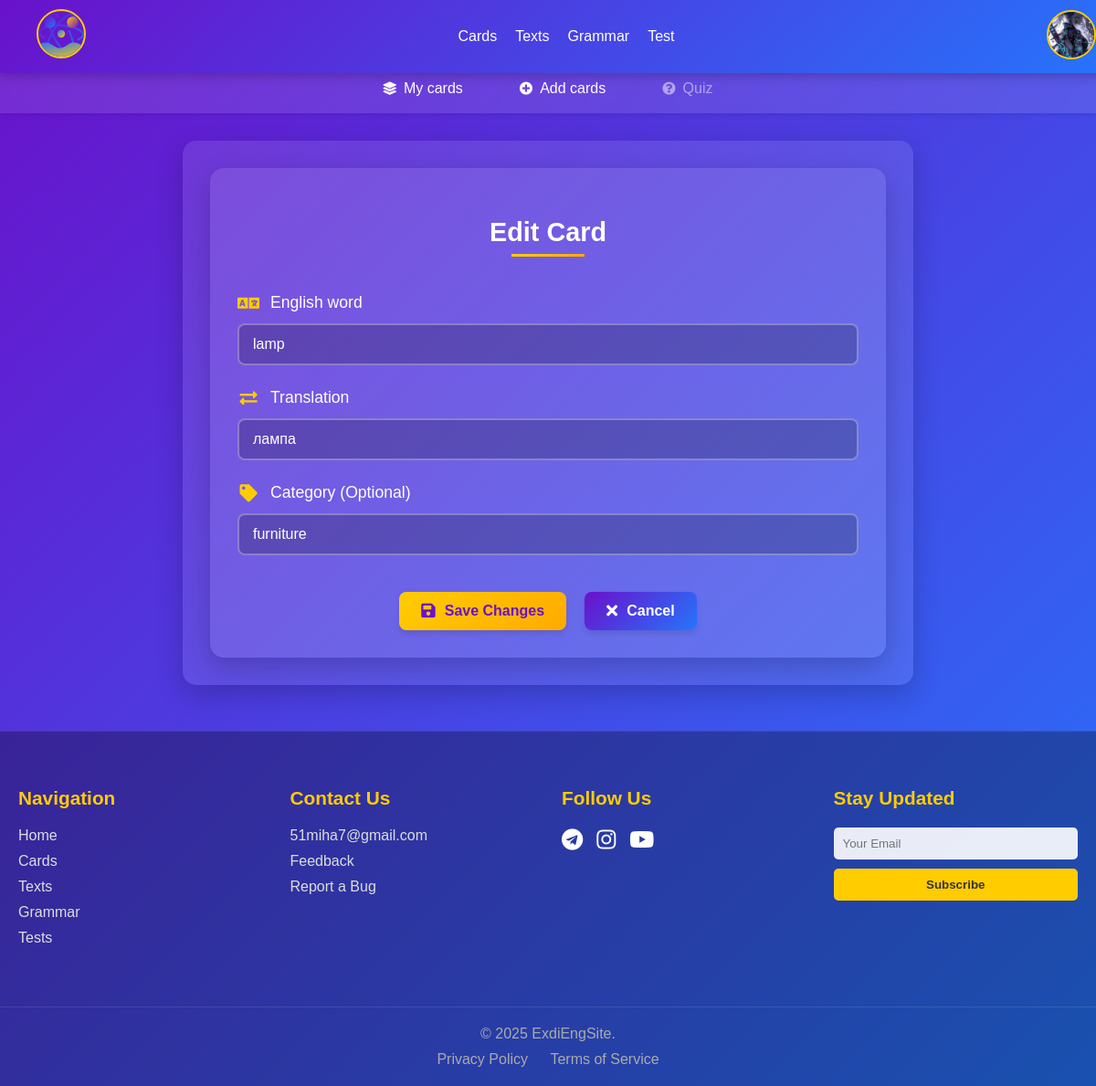
/cards/edit-card/17/ (signed in), run on the app's committed database.
### mainpage/models.py (models this page shows, shortened)
class CustomUser(AbstractBaseUser, PermissionsMixin):
    username = models.CharField(max_length=150, unique=True, db_index=True, null=False)
    email = models.EmailField(unique=True, null=False)
    first_name = models.CharField(max_length=30, blank=True, null=True)
    last_name = models.CharField(max_length=150, blank=True, null=True)
    is_active = models.BooleanField(default=True)
    is_staff = models.BooleanField(default=False)
    date_joined = models.DateTimeField(default=timezone.now)
    last_login = models.DateTimeField(null=True, blank=True)
    groups = models.ManyToManyField(
        Group,
        verbose_name='groups',
        blank=True,
        help_text='The groups this user belongs to.',
        related_name='customuser_set',
        related_query_name='customuser',
    )
    user_permissions = models.ManyToManyField(
        Permission,
        verbose_name='user permissions',
        blank=True,
        help_text='Specific permissions for this user.',
        related_name='customuser_set',
        related_query_name='customuser',
    )
    objects = CustomUserManager()
    USERNAME_FIELD = 'username'
    REQUIRED_FIELDS = ['email']

### profilepage/models.py (models this page shows, shortened)
class Profile(models.Model):
    user = models.OneToOneField(settings.AUTH_USER_MODEL, on_delete=models.CASCADE, related_name='profile')
    username = models.CharField(max_length=150, verbose_name='Username')
    email = models.EmailField(verbose_name='Email')
    first_name = models.CharField(max_length=30, verbose_name='First Name')
    last_name = models.CharField(max_length=150, verbose_name='Last Name')
    words_learned = models.PositiveIntegerField(default=0, verbose_name='Words Learned')
    texts_read = models.PositiveIntegerField(default=0, verbose_name='Texts Read')
    tests_completed = models.PositiveIntegerField(default=0, verbose_name='Tests Completed')
    streak = models.PositiveIntegerField(default=0, verbose_name='Current Streak')
    friends_count = models.PositiveIntegerField(default=0, verbose_name='Friends Count')
    followers_count = models.PositiveIntegerField(default=0, verbose_name='Followers Count')
    avatar = models.ImageField(
        upload_to=avatar_upload_path,
        default='avatars/default_user.png',
        verbose_name='Avatar'
    )
    birth_date = models.DateField(null=True, blank=True, verbose_name='Birth Date')
    study_start_date = models.DateField(auto_now_add=True, verbose_name='Study Start Date', blank=True)
    hide_first_name = models.BooleanField(default=False, verbose_name='Hide First Name')
    hide_last_name = models.BooleanField(default=False, verbose_name='Hide Last Name')
    hide_birth_date = models.BooleanField(default=False, verbose_name='Hide Birth Date')
    bio = models.TextField(max_length=500, blank=True, verbose_name='Biography')
    website = models.URLField(blank=True, verbose_name='Website')
    location = models.CharField(max_length=100, blank=True, verbose_name='Location')

### cardspage/models.py (models this page shows, shortened)
class Card(models.Model):
    user = models.ForeignKey(CustomUser, on_delete=models.CASCADE)
    user_card_id = models.PositiveIntegerField(default=0)
    english_word = models.CharField(max_length=100)
    native_translation = models.CharField(max_length=100)
    category = models.CharField(max_length=50, blank=True, null=True)
    created_at = models.DateTimeField(auto_now_add=True)
    class Meta:
        unique_together = ('user', 'user_card_id')

### cardspage/views.py (the view)
# urls.py: path('edit-card/<int:user_card_id>/', views.edit_card, name='edit_card'),
@login_required
def edit_card(request, user_card_id):
    card = get_object_or_404(Card, user=request.user, user_card_id=user_card_id)
    if request.method == 'POST':
        form = CardForm(request.POST, instance=card)
        if form.is_valid():
            form.save()
            return redirect('my_cards')
    else:
        form = CardForm(instance=card)
    return render(request, 'cardspage/edit_card.html', {
        'form': form,
        'card': card
    })

### cardspage/forms.py
class CardForm(forms.ModelForm):
    class Meta:
        model = Card
        fields = ['english_word', 'native_translation', 'category']
        widgets = {
            'english_word': forms.TextInput(attrs={
                'placeholder': 'For example: apple'
            }),
            'native_translation': forms.TextInput(attrs={
                'placeholder': 'For example: яблоко'
            }),
            'category': forms.TextInput(attrs={
                'placeholder': 'For example: fruits'
            })
        }

### cardspage/templates/cardspage/edit_card.html (shortened to what this page needs)
{% extends 'cardspage/cards_base.html' %}
{% load static %}
{% block extra_css %}
<link rel="stylesheet" href="{% static 'style/navbar.css' %}">
    <link rel="stylesheet" href="{% static 'style/cards.css' %}">
    <link rel="stylesheet" href="{% static 'style/edit_cards.css' %}">
    <link rel="stylesheet" href="https://cdnjs.cloudflare.com/ajax/libs/font-awesome/5.15.4/css/all.min.css">
{% endblock %}
{% block content %}
{% include 'mainpage/navbar.html' %}
<div class="secondary-navbar">
    <div class="secondary-nav-container">
        <a href="{% url 'my_cards' %}" class="secondary-nav-link">
            <i class="fas fa-layer-group"></i> My cards
        </a>
        <a href="{% url 'add_cards' %}" class="secondary-nav-link">
            <i class="fas fa-plus-circle"></i> Add cards
        </a>
        <a href="#" class="secondary-nav-link disabled">
            <i class="fas fa-question-circle"></i> Quiz
        </a>
    </div>
</div>
<div class="main-container">
    <div class="cards-content-wrapper">
        <h2 class="section-title">Edit Card</h2>
        <form method="post" class="card-form">
            <div class="form-group">
                <label for="id_english_word">
                    <i class="fas fa-language"></i> English word
                </label>
                {{ form.english_word }}
            </div>
            <div class="form-group">
                <label for="id_native_translation">
                    <i class="fas fa-exchange-alt"></i> Translation
                </label>
                {{ form.native_translation }}
            </div>
            <div class="form-group">
                <label for="id_category">
                    <i class="fas fa-tag"></i> Category (Optional)
                </label>
                {{ form.category }}
            </div>
            <div class="form-actions">
                <button type="submit" class="cta-button primary">
                    <i class="fas fa-save"></i> Save Changes
                </button>
                <a href="{% url 'my_cards' %}" class="cta-button secondary">
                    <i class="fas fa-times"></i> Cancel
                </a>
            </div>
        </form>
    </div>
</div>
{% include 'mainpage/footer.html' %}
{% endblock %}

### mainpage/templates/mainpage/navbar.html (shortened to what this page needs)
{% load static %}
<nav class="navbar">
    <div class="navbar-container">
        <div class="navbar-logo">
            <a href="{% url 'home' %}"><img src="{% static 'favicon/logo.svg' %}" id="logo-img"></a>
        </div>
        <div class="navbar-links">
            <a href="{% url 'my_cards' %}" class="navbar-link">Cards</a>
            <a href="#" class="navbar-link">Texts</a>
            <a href="#" class="navbar-link">Grammar</a>
            <a href="#" class="navbar-link">Test</a>
        </div>
        <div class="navbar-auth">
            {% if user.is_authenticated %}
                <div class="avatar-dropdown" id="avatarDropdown">
                    <img src="{{ user.profile.avatar.url }}" alt="User Avatar" class="avatar-img" id="avatar-img">
                </div>
            {% else %}
                <div class="navbar-auth-buttons">
                    <a href="{% url 'login' %}" class="navbar-button">Log In</a>
                    <a href="#" class="settings-icon">⚙️</a>
                </div>
            {% endif %}
        </div>
    </div>
</nav>

### mainpage/static/style/navbar.css (style rules this page uses)
html, body { margin: 0; padding: 0; width: 100%; height: 100%; }
.navbar { background: linear-gradient(135deg, #6a11cb, #2575fc); padding: 10px 20px; box-shadow: 0 4px 10px rgba(0, 0, 0, 0.2); width: 100%; position: fixed; top: 0; left: 0; z-index: 1000; }
.navbar-container { display: flex; justify-content: space-between; align-items: center; max-width: 1200px; margin: 0 auto; padding: 0 20px; }
.navbar-logo a { color: white; font-size: 1.5rem; font-weight: bold; text-decoration: none; }
.navbar-links { display: flex; gap: 20px; }
.navbar-link { color: white; text-decoration: none; font-size: 1rem; font-weight: 500; transition: color 0.3s ease; }
.navbar-auth { display: flex; align-items: center; gap: 10px; }
.avatar-dropdown { position: relative; cursor: pointer; }
#avatar-img, #logo-img { width: 50px; height: 50px; border-radius: 50%; object-fit: cover; border: 2px solid #ffcc00; transition: transform 0.3s ease; }

### cardspage/static/style/cards.css (style rules this page uses)
body { margin: 0; padding: 0; font-family: 'Poppins', sans-serif; background: linear-gradient(135deg, #6a11cb, #2575fc); background-attachment: fixed; background-size: cover; color: white; overflow-x: hidden; min-height: 100vh; }
.main-container { max-width: 1110px; margin: 20px auto; padding: 20px; }
.secondary-navbar { background: rgba(255, 255, 255, 0.1); padding: 10px 0; margin-top: 70px; box-shadow: 0 2px 5px rgba(0, 0, 0, 0.1); backdrop-filter: blur(5px); }
.secondary-nav-container { display: flex; justify-content: center; gap: 30px; max-width: 1200px; margin: 0 auto; }
.secondary-nav-link { color: white; text-decoration: none; font-size: 1rem; font-weight: 500; padding: 8px 16px; border-radius: 5px; transition: background 0.3s ease; display: flex; align-items: center; gap: 8px; }
.secondary-nav-link.disabled { color: rgba(255, 255, 255, 0.5); cursor: not-allowed; }
.secondary-nav-link i { font-size: 0.9rem; }
.cards-content-wrapper { background: rgba(255, 255, 255, 0.1); padding: 30px; border-radius: 15px; box-shadow: 0 10px 30px rgba(0, 0, 0, 0.2); animation: fadeIn 1s ease-in-out; text-align: center; }

### cardspage/static/style/edit_cards.css (style rules this page uses)
.main-container { max-width: 800px; margin: 30px auto; padding: 30px; background: rgba(255, 255, 255, 0.1); border-radius: 15px; box-shadow: 0 10px 30px rgba(0, 0, 0, 0.2); animation: fadeIn 0.5s ease-out; box-sizing: border-box; }
.section-title { color: white; font-size: 1.8rem; margin-bottom: 30px; position: relative; padding-bottom: 10px; text-align: center; }
.section-title::after { content: ''; position: absolute; bottom: 0; left: 50%; transform: translateX(-50%); width: 80px; height: 3px; background: linear-gradient(90deg, #ffcc00, #ffaa00); }
.card-form { margin-top: 40px; }
.form-group { margin-bottom: 25px; }
.form-group label { display: flex; align-items: center; gap: 12px; color: white; font-size: 1.1rem; margin-bottom: 12px; font-weight: 500; }
.form-group label i { color: #ffcc00; width: 24px; text-align: center; font-size: 1.2rem; }
.card-form input[type="text"], .card-form select { width: 100%; padding: 12px 15px; border: 2px solid rgba(255, 255, 255, 0.3); border-radius: 8px; background: rgba(0, 0, 0, 0.2); color: white; font-size: 1rem; transition: all 0.3s ease; font-family: 'Poppins', sans-serif; box-sizing: border-box; }
.card-form input::placeholder { color: rgba(255, 255, 255, 0.5); opacity: 1; }
.form-actions { display: flex; justify-content: center; gap: 20px; margin-top: 40px; flex-wrap: wrap; }
.cta-button { padding: 12px 24px; border: none; border-radius: 8px; font-size: 1rem; font-weight: 600; cursor: pointer; transition: all 0.3s ease; display: flex; align-items: center; gap: 10px; text-decoration: none; box-shadow: 0 4px 6px rgba(0, 0, 0, 0.1); box-sizing: border-box; }
.cta-button.primary { background: linear-gradient(135deg, #ffcc00, #ffaa00); color: #6a11cb; }
.cta-button.secondary { background: linear-gradient(135deg, #6a11cb, #2575fc); color: white; }
.cta-button i { font-size: 1.1rem; }

### data on the page
CustomUser: profile.avatar (picture)
Card: english_word "lamp", native_translation "лампа", category "furniture"
